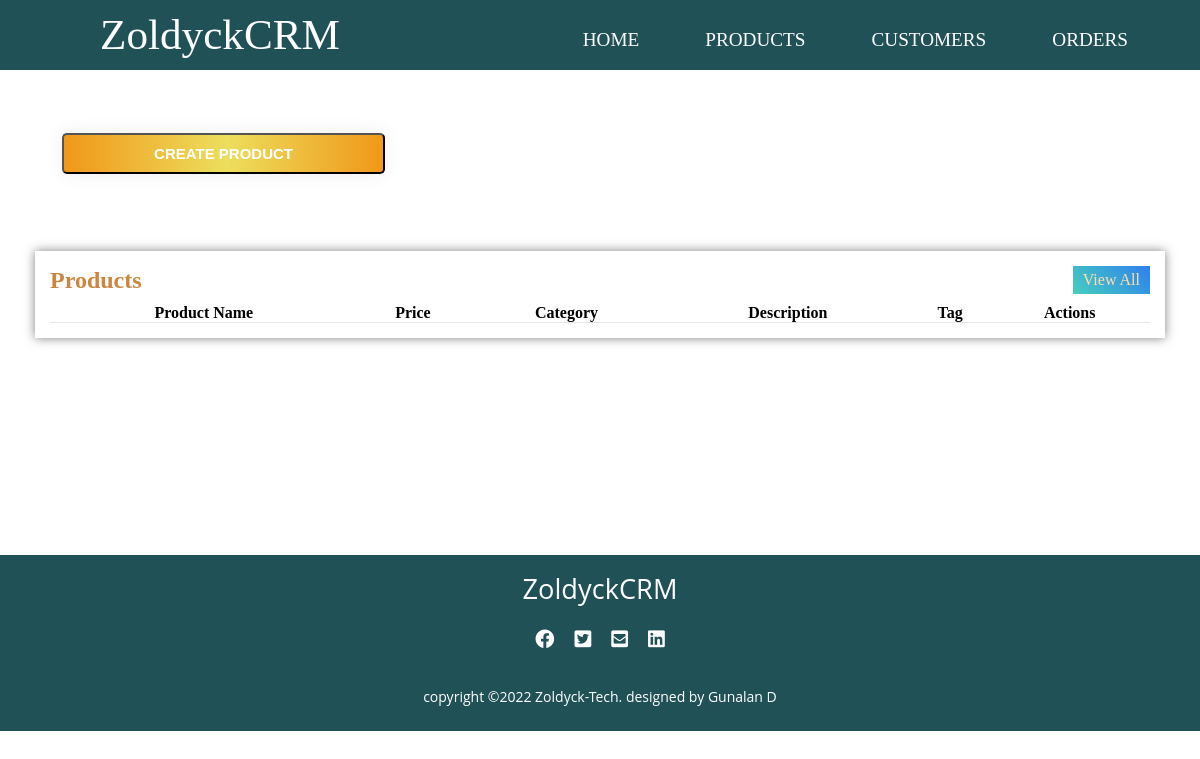
The page /products on the database as committed earlier.
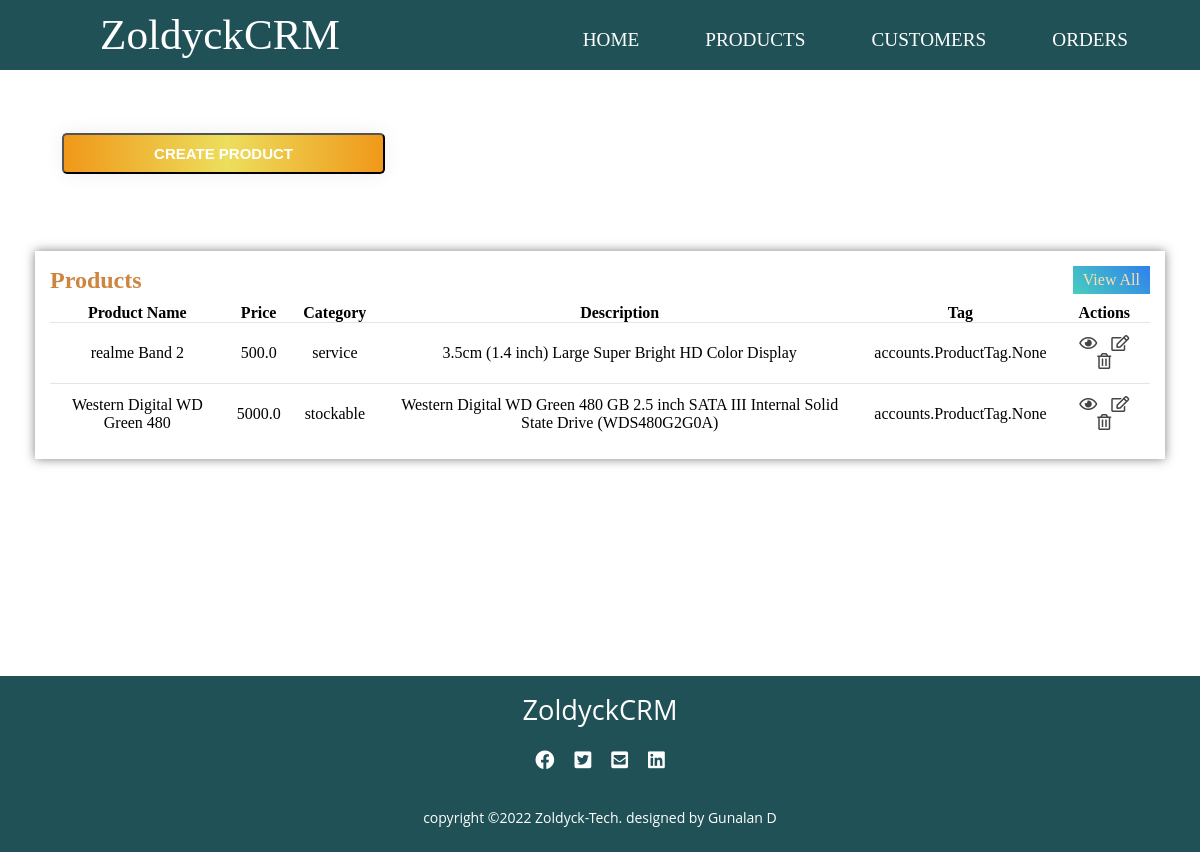
The same page on the database as committed later.
### accounts/models.py (models this page shows, shortened)
class Product(models.Model):
    CATEGORIES = (
        ('service', 'Service'),
        ('stockable', 'Stockable'),
    )
    product_name = models.CharField(max_length=200, null= True)
    product_price = models.FloatField(null= True)
    product_category = models.CharField(max_length=200, null= True , choices=CATEGORIES)
    product_description = models.CharField(max_length=200, null= True)
    date_created = models.DateTimeField(auto_now_add=True , null= True)
    product_tag = models.ManyToManyField(ProductTag ,blank=True)

### accounts/views.py (the view)
# urls.py: path('products', views.products, name='products'),
def products(request):
    products = Product.objects.all()
    context = {
        'products': products
    }
    return render(request, 'accounts/products.html',context)

### accounts/templates/accounts/products.html
{% extends 'accounts/layout.html'%}
{% block content %}
    <div class="product-tables">
        <div class="button">
            <button class="crt-prod"><a href="">CREATE PRODUCT</a></button>
        </div>
        <div class="latest-products">
            <div class="heading">
                <h2>Products</h2>
                <a href="#" class="btn">View All</a>
            </div>
            <table class="products">
                <thead>
                    <tr>
                        <th>Product Name</th>
                        <th>Price</th>
                        <th>Category</th>
                        <th>Description</th>
                        <th>Tag</th>
                        <th>Actions</th>
                    </tr>
                </thead>
                <tbody>
                    {% for product in products %}
                    <tr>
                        <td>{{ product.product_name }}</td>
                        <td>{{ product.product_price }}</td>
                        <td>{{ product.product_category }}</td>
                        <td>{{ product.product_description }}</td>
                        <td>{{ product.product_tag }}</td>
                        <td>
                            <i class="far fa-eye"></i>
                            <i class="far fa-edit"></i>
                            <i class="far fa-trash-alt"></i>
                        </td>
                    </tr>
                    {% endfor %}
                </tbody>
            </table>
        </div>
{% endblock %}

Rows that differ between the two databases and show on the page:
added Product: product_name "realme Band 2", product_price "500.0", product_category "service", product_description "3.5cm (1.4 inch) Large Super Bright HD Color Display", product_tag "accounts.ProductTag.None"
added Product: product_name "Western Digital WD Green 480", product_price "5000.0", product_category "stockable", product_description "Western Digital WD Green 480 GB 2.5 inch SATA III Internal Solid State Drive (WDS480G2G0A)", product_tag "accounts.ProductTag.None"
